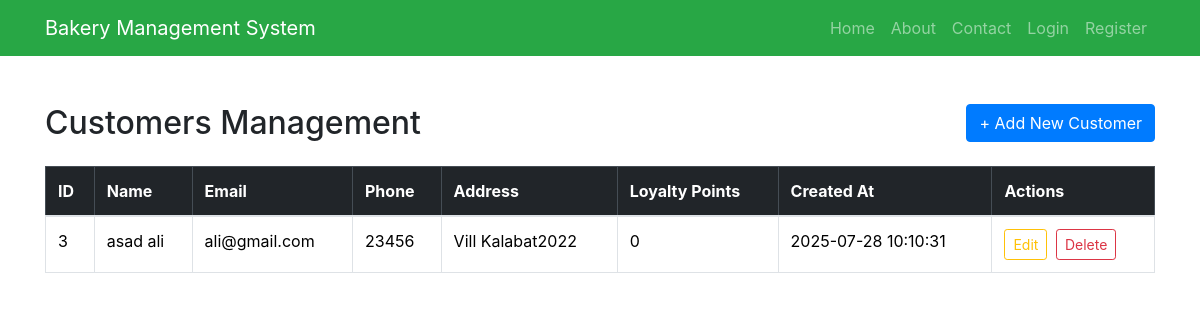
Page /dashboard/customers/index.php on the committed database.
### tables this page shows
CREATE TABLE `customers` (
  `customer_id` int(11) NOT NULL,
  `full_name` varchar(100) NOT NULL,
  `username` varchar(100) DEFAULT NULL,
  `email` varchar(100) DEFAULT NULL,
  `password` varchar(255) NOT NULL,
  `phone` varchar(20) DEFAULT NULL,
  `address` text DEFAULT NULL,
  `loyalty_points` int(11) DEFAULT 0,
  `is_active` tinyint(1) DEFAULT 1,
  `last_login` datetime DEFAULT NULL,
  `created_at` timestamp NOT NULL DEFAULT current_timestamp()
);

### dashboard/customers/index.php (the view, shortened to what this page needs)
<?php
$baseURL = '/bakery';
$projectRoot = $_SERVER['DOCUMENT_ROOT'] . $baseURL;
require_once $projectRoot . '/header.php';
$result = $conn->query("SELECT * FROM customers ORDER BY created_at DESC");
?>
<div class="container mt-5">
    <div class="d-flex justify-content-between align-items-center mb-4">
        <h2 class="mb-0">Customers Management</h2>
        <a href="add.php" class="btn btn-primary">+ Add New Customer</a>
    </div>
    <div class="table-responsive">
        <table class="table table-bordered table-hover align-middle">
            <thead class="table-dark">
                <tr>
                    <th>ID</th>
                    <th>Name</th>
                    <th>Email</th>
                    <th>Phone</th>
                    <th>Address</th>
                    <th>Loyalty Points</th>
                    <th>Created At</th>
                    <th>Actions</th>
                </tr>
            </thead>
            <tbody>
                <?php while ($row = $result->fetch_assoc()): ?>
                    <tr>
                        <td><?= $row['customer_id'] ?></td>
                        <td><?= htmlspecialchars($row['full_name']) ?></td>
                        <td><?= htmlspecialchars($row['email']) ?></td>
                        <td><?= htmlspecialchars($row['phone']) ?></td>
                        <td><?= htmlspecialchars($row['address']) ?></td>
                        <td><?= $row['loyalty_points'] ?></td>
                        <td><?= $row['created_at'] ?></td>
                        <td>
                            <a href="edit.php?id=<?= $row['customer_id'] ?>" class="btn btn-sm btn-outline-warning me-1">Edit</a>
                            <a href="delete.php?id=<?= $row['customer_id'] ?>" class="btn btn-sm btn-outline-danger" onclick="return confirm('Are you sure you want to delete this customer?')">Delete</a>
                        </td>
                    </tr>
                <?php endwhile; ?>
            </tbody>
        </table>
    </div>
</div>

### rows in the picture
customers: customer_id "3", full_name "asad ali", email "ali@gmail.com", phone "23456", address "Vill Kalabat2022", loyalty_points "0", created_at "2025-07-28 10:10:31"
